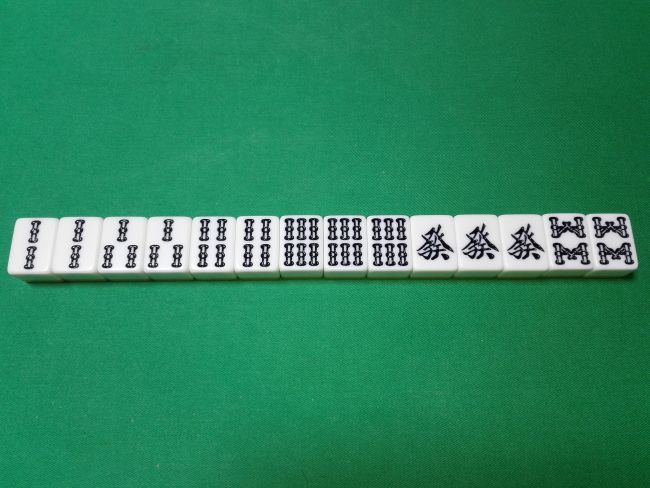
#> input picture sozu/ryuiso.jpg, 650 x 488 px; its folder holds only this picture in this run
$ python contours2.py
#> lines starting #> are read from the running program, lines starting #| are printed output that depends on the picture; after the words box and inside, x2 and y2 are one past the last pixel; in counts of white or black regions, pixels touching at a corner belong together
### function.py
import cv2
import os, glob
import matplotlib.pyplot as plt
import numpy as np
from matplotlib.patches import Polygon


#BGR→グレースケールへ変更
def to_grayscale(path):
    img = cv2.imread(path)
    grayed = cv2.cvtColor(img, cv2.COLOR_BGR2GRAY)
    return grayed

# 二値化
def binary_threshold(path, threshold):
    img = cv2.imread(path)
    grayed = cv2.cvtColor(img, cv2.COLOR_BGR2GRAY)
    ret,th = cv2.threshold(grayed,threshold,255,cv2.THRESH_BINARY)
    # th = cv2.adaptiveThreshold(grayed,255, cv2.ADAPTIVE_THRESH_GAUSSIAN_C,cv2.THRESH_BINARY,11,2)
    return th

#　適用閾値、周辺地域の平均値
# [13 lines left out: functions binary_threshold2, morph, not called in this run]


# 輪郭を元画像に表示する
def draw_contours(ax, img, contours):
    ax.imshow(img)
    ax.axis('off')
    for i, cnt in enumerate(contours):
        cnt = np.squeeze(cnt, axis=1)  # (NumPoints, 1, 2) -> (NumPoints, 2)
        # 輪郭の点同士を結ぶ線を描画する。
        ax.add_patch(Polygon(cnt, color='b', fill=None, lw=2))
        # 輪郭の点を描画する。
        # ax.plot(cnt[:, 0], cnt[:, 1], 'ro', mew=0, ms=4)
        # 輪郭の番号を描画する。
        # ax.text(cnt[0][0], cnt[0][1], i, color='orange', size='20')

#　領域の回転＋切り出し
# [14 lines left out: functions rot_cut, cut_after_rot, not called in this run]

### contours2.py
import cv2
import os, glob
import matplotlib.pyplot as plt
import numpy as np
from matplotlib.patches import Polygon
import function as fc

#画像ファイルの取得
classlabel = 'sozu'
photos_dir = './' + classlabel
files = []
files = glob.glob(photos_dir + '/*.jpg')

# 画像を読み込む。表示する。
fig = plt.figure()
img = cv2.imread(str(files[0]))
#> img is the input picture: shape (488, 650, 3); mean B, G, R 94.5, 132.7, 44.4
# plt.imshow(img)
#plt.show()

ax1 = fig.add_subplot(231)
ax1.imshow(img)
ax1.axis('off')

#ヒストグラム表示
tailes_gray = fc.to_grayscale(str(files[0]))
#> in to_grayscale, `grayed = cv2.cvtColor(img, cv2.COLOR_BGR2GRAY)`:
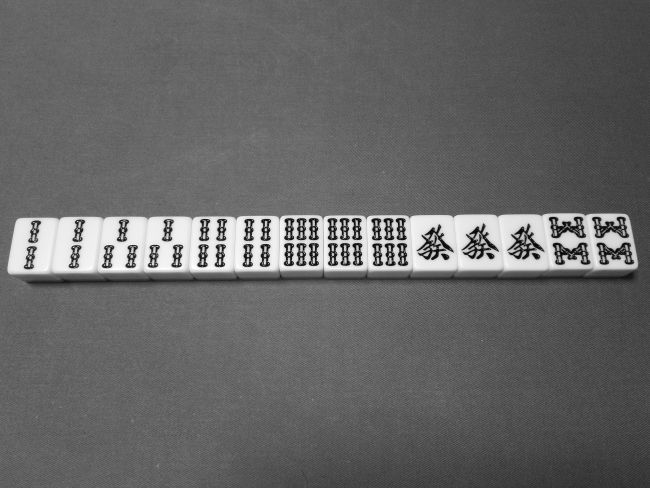
#> grayed: shape (488, 650); min 0, max 255, mean 101.9
hist = cv2.calcHist([tailes_gray],[0],None,[256],[0,256])
#> hist = 256 values, max 13754 at index 102, min 3 at index 0, mean 1239.1
ax2 = fig.add_subplot(232)
ax2.plot(hist)
ax2.set_xlim([0,256])


#二値化
th_tailes = fc.binary_threshold(str(files[0]), 150)
#> in binary_threshold, `ret,th = cv2.threshold(grayed,threshold,255,cv2.THRESH_BINARY)`:
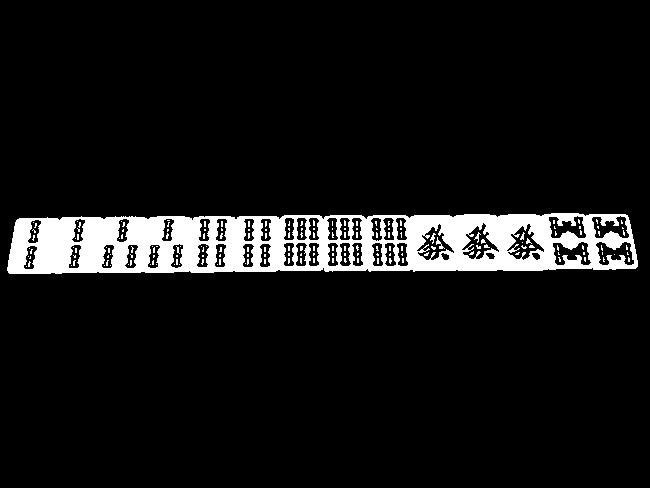
#> th: shape (488, 650); 8.1% white; 176 white regions (171 under 20 px)
#> in binary_threshold, `ret,th = cv2.threshold(grayed,threshold,255,cv2.THRESH_BINARY)`: ret = 150
ax3 = fig.add_subplot(233)
ax3.imshow(th_tailes, 'gray')
ax3.axis('off')

# [7 lines of commented-out code are left out]
contours, hierarchy = cv2.findContours(th_tailes, cv2.RETR_LIST, cv2.CHAIN_APPROX_SIMPLE)
#> contours = 222 contours, 175 with area under 20; largest, box (x1, y1, x2, y2) and area: (7, 213, 638, 274) 34092, (461, 222, 500, 260) 663, (506, 223, 545, 261) 662, (416, 223, 455, 261) 652, (552, 241, 592, 266) 596
# contours, hierarchy = cv2.findContours(th_tailes, cv2.cv2.RETR_CCOMP, cv2.CHAIN_APPROX_NONE)
# contours, hierarchy = cv2.findContours(th_tailes, cv2.cv2.RETR_TREE, cv2.CHAIN_APPROX_SIMPLE)

print(contours)
#> (printed output is left out)
print(len(contours))

# 輪郭表示する。
ax4 = fig.add_subplot(234)
fc.draw_contours(ax4, img, contours)
#> the loop in draw_contours, `for i, cnt in enumerate(contours):` made 222 passes
#> cnt on passes 1 to 3: [[26, 266]], [[110, 265]], [[104, 265]]

ax5 = fig.add_subplot(235)
cnt = contours[0]
#> cnt = [[26, 266]]
# 輪郭に外接する長方形を取得する。
x,y,w,h = cv2.boundingRect(cnt)
#> x = 26; y = 266; w = 1; h = 1
# 長方形を描画する。
img = cv2.rectangle(img,(x,y),(x+w,y+h),(255,0,0),2)
ax5.imshow(img)

#輪郭部切り出し
cutting_img = img[y:y+h,x:x+w]
#> cutting_img = [[255, 0, 0]]
# ax6 = fig.add_plot(
plt.imshow(cutting_img)

width = cutting_img.shape[0]
#> width = 1
height = cutting_img.shape[1]
#> height = 1
resize_img = cv2.resize(cutting_img,(height*2,width*2))
plt.imshow(resize_img)
plt.show()
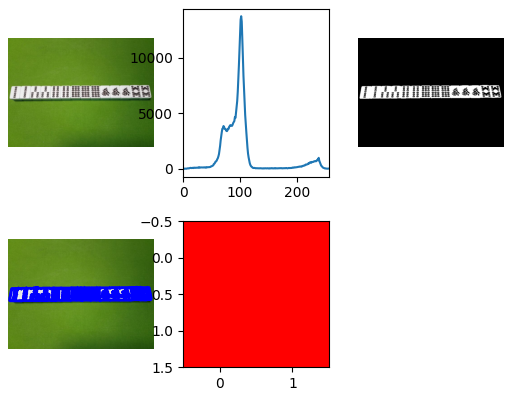
#> figure drawn by matplotlib, 5 panels; B, G, R data is drawn as R, G, B; panel 2: curve peaks at x = 102, y = 13754
#ax5 = fig.add_subplot(235)
#ax5.imshow(resize_img)
#ax5.axis('off')

#並列表示
plt.show(fig)

# [13 lines of commented-out code are left out]

$ run again, on sozu/tanyao.jpg
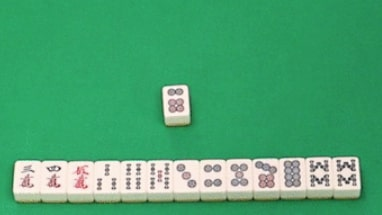
#> input picture sozu/tanyao.jpg, 382 x 215 px
#> img is the input picture: shape (215, 382, 3); mean B, G, R 113.8, 163.8, 73.9
#> in to_grayscale, `grayed = cv2.cvtColor(img, cv2.COLOR_BGR2GRAY)`:
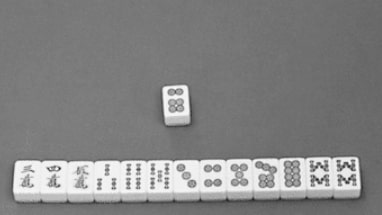
#> grayed: shape (215, 382); min 30, max 254, mean 131.3
#> hist = 256 values, max 5249 at index 121, min 0 at index 0, mean 320.8
#> in binary_threshold, `ret,th = cv2.threshold(grayed,threshold,255,cv2.THRESH_BINARY)`:
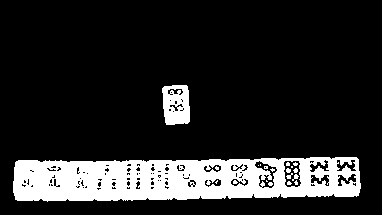
#> th: shape (215, 382); 15.8% white; 20 white regions (15 under 20 px)
#> ret = 150
#> contours = 131 contours, 111 with area under 20; largest, box (x1, y1, x2, y2) and area: (13, 157, 361, 202) 13238, (162, 85, 190, 125) 942, (283, 160, 302, 188) 412, (254, 160, 278, 189) 313, (336, 159, 357, 172) 148
#> (printed output is left out)
#> the loop in draw_contours, `for i, cnt in enumerate(contours):` made 131 passes
#> cnt on passes 5, 9, 14, 31, 35, 36, 51, 53: [[82, 187], [83, 186], [84, 187], [83, 188]], [[75, 186], [76, 185], [77, 186], [76, 187]], [[78, 184], [79, 183], [80, 184], [79, 185]], [[266, 180], [266, 181], [267, 181]], [[159, 180], [160, 179], [161, 180], [160, 181]], [[157, 180], [158, 179], [159, 180], [158, 181]], [[79, 178], [80, 177], [81, 178], [80, 179]], [[182, 177], [183, 176], [184, 177], [183, 178]]
#> `cnt = contours[0]`: cnt = [[96, 188], [97, 187], [100, 187], [101, 188], [100, 189], [99, 189], [98, 190]]
#> x = 96; y = 187; w = 6; h = 4
